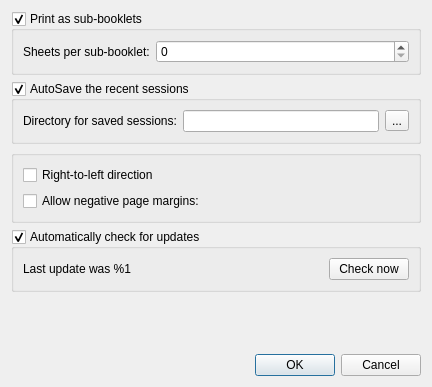
<?xml version="1.0" encoding="UTF-8"?>
<ui version="4.0">
 <class>ConfigDialog</class>
 <widget class="QDialog" name="ConfigDialog">
  <property name="geometry">
   <rect>
    <x>0</x>
    <y>0</y>
    <width>432</width>
    <height>387</height>
   </rect>
  </property>
  <property name="windowTitle">
   <string>Preferences</string>
  </property>
  <layout class="QVBoxLayout" name="verticalLayout_2">
   <item>
    <widget class="QGroupBox" name="bookletGroupBox">
     <property name="toolTip">
      <string>Divide your long booklets into smaller sub-booklets for printing.</string>
     </property>
     <property name="title">
      <string>Print as sub-booklets</string>
     </property>
     <property name="checkable">
      <bool>true</bool>
     </property>
     <layout class="QVBoxLayout" name="verticalLayout">
      <item>
       <layout class="QFormLayout" name="formLayout">
        <item row="0" column="0">
         <widget class="QLabel" name="bookletSheetsPerPageLabel">
          <property name="toolTip">
           <string>Maximum number of sheets in your sub-booklet.</string>
          </property>
          <property name="text">
           <string>Sheets per sub-booklet:</string>
          </property>
         </widget>
        </item>
        <item row="0" column="1">
         <widget class="QSpinBox" name="bookletSheetsPerPageSpinBox"/>
        </item>
       </layout>
      </item>
     </layout>
    </widget>
   </item>
   <item>
    <widget class="QGroupBox" name="autoSaveGroupBox">
     <property name="toolTip">
      <string>Autosave your jobs every time you print.</string>
     </property>
     <property name="title">
      <string>AutoSave the recent sessions</string>
     </property>
     <property name="checkable">
      <bool>true</bool>
     </property>
     <property name="checked">
      <bool>true</bool>
     </property>
     <layout class="QFormLayout" name="formLayout_2">
      <item row="0" column="0">
       <widget class="QLabel" name="label">
        <property name="text">
         <string>Directory for saved sessions:</string>
        </property>
       </widget>
      </item>
      <item row="0" column="1">
       <layout class="QHBoxLayout" name="horizontalLayout">
        <item>
         <widget class="QLineEdit" name="autoSaveDirEdit"/>
        </item>
        <item>
         <widget class="QToolButton" name="autoSaveDirBtn">
          <property name="text">
           <string notr="true">...</string>
          </property>
         </widget>
        </item>
       </layout>
      </item>
     </layout>
    </widget>
   </item>
   <item>
    <widget class="QGroupBox" name="groupBox">
     <property name="title">
      <string/>
     </property>
     <property name="flat">
      <bool>true</bool>
     </property>
     <layout class="QVBoxLayout" name="verticalLayout_3">
      <item>
       <widget class="QCheckBox" name="rightToLeft">
        <property name="text">
         <string>Right-to-left direction</string>
        </property>
        <property name="tristate">
         <bool>false</bool>
        </property>
       </widget>
      </item>
      <item>
       <widget class="QCheckBox" name="negativeMargins">
        <property name="text">
         <string>Allow negative page margins:</string>
        </property>
       </widget>
      </item>
     </layout>
    </widget>
   </item>
   <item>
    <widget class="QGroupBox" name="updateGroupBox">
     <property name="minimumSize">
      <size>
       <width>0</width>
       <height>0</height>
      </size>
     </property>
     <property name="title">
      <string extracomment="Setting groupbox title">Automatically check for updates</string>
     </property>
     <property name="checkable">
      <bool>true</bool>
     </property>
     <layout class="QHBoxLayout" name="horizontalLayout_2">
      <item>
       <widget class="QLabel" name="lastUpdateLbl">
        <property name="text">
         <string notr="true" extracomment="%1 is date of the last update">Last update was %1</string>
        </property>
       </widget>
      </item>
      <item>
       <spacer name="horizontalSpacer">
        <property name="orientation">
         <enum>Qt::Horizontal</enum>
        </property>
        <property name="sizeHint" stdset="0">
         <size>
          <width>134</width>
          <height>20</height>
         </size>
        </property>
       </spacer>
      </item>
      <item>
       <widget class="QPushButton" name="updateNowBtn">
        <property name="text">
         <string extracomment="Buuton title for check updates ">Check now</string>
        </property>
       </widget>
      </item>
     </layout>
    </widget>
   </item>
   <item>
    <spacer name="verticalSpacer">
     <property name="orientation">
      <enum>Qt::Vertical</enum>
     </property>
     <property name="sizeHint" stdset="0">
      <size>
       <width>20</width>
       <height>40</height>
      </size>
     </property>
    </spacer>
   </item>
   <item>
    <widget class="QDialogButtonBox" name="buttonBox">
     <property name="orientation">
      <enum>Qt::Horizontal</enum>
     </property>
     <property name="standardButtons">
      <set>QDialogButtonBox::Cancel|QDialogButtonBox::Ok</set>
     </property>
    </widget>
   </item>
  </layout>
 </widget>
 <resources/>
 <connections>
  <connection>
   <sender>buttonBox</sender>
   <signal>accepted()</signal>
   <receiver>ConfigDialog</receiver>
   <slot>accept()</slot>
   <hints>
    <hint type="sourcelabel">
     <x>252</x>
     <y>173</y>
    </hint>
    <hint type="destinationlabel">
     <x>157</x>
     <y>274</y>
    </hint>
   </hints>
  </connection>
  <connection>
   <sender>buttonBox</sender>
   <signal>rejected()</signal>
   <receiver>ConfigDialog</receiver>
   <slot>reject()</slot>
   <hints>
    <hint type="sourcelabel">
     <x>272</x>
     <y>173</y>
    </hint>
    <hint type="destinationlabel">
     <x>286</x>
     <y>274</y>
    </hint>
   </hints>
  </connection>
 </connections>
</ui>
